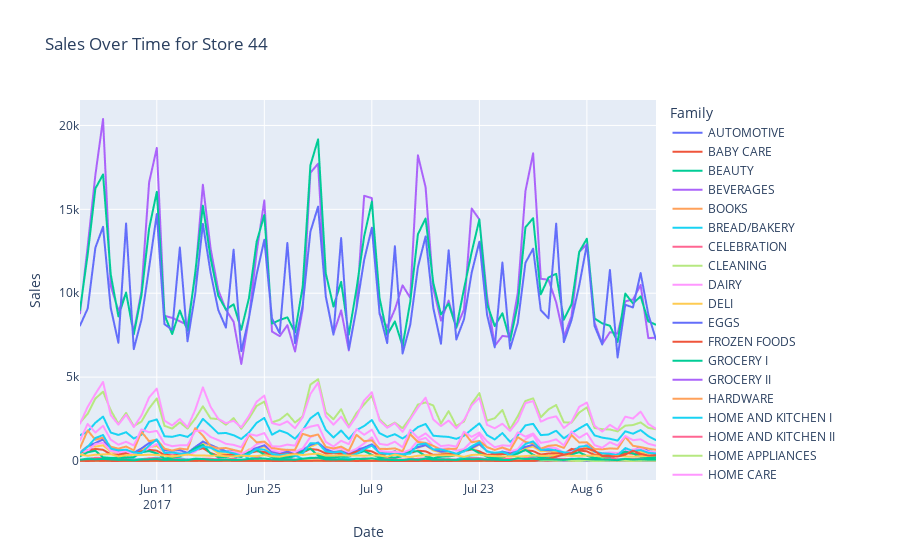

The cell this chart's notebook holds for it:
### Code cell
# Plot using Plotly
fig = px.line(melted_df, x='date', y='sales', color='family', title='Sales Over Time for Store 44')

# Update layout
fig.update_layout(
    xaxis_title='Date',
    yaxis_title='Sales',
    title='Sales Over Time for Store 44',
    legend_title='Family'
)

# Show the plot
fig.show()
